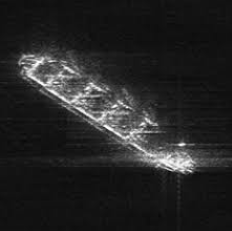
#> input picture assests/image-processing-sota/Screenshot 2025-05-29 101009.png, 232 x 231 px, found by its file name
$ python singular.py
#> lines starting #> are read from the running program, lines starting #| are printed output that depends on the picture; after the words box and inside, x2 and y2 are one past the last pixel; in counts of white or black regions, pixels touching at a corner belong together
import cv2
import numpy as np

# Load the image in grayscale
img = cv2.imread("cython/assests/Screenshot 2025-05-29 101009.png", cv2.IMREAD_GRAYSCALE)
#> img is the input picture: shape (231, 232); min 6, max 255, mean 36.8

# Threshold the image
_, thresh = cv2.threshold(img, 200, 255, cv2.THRESH_BINARY)
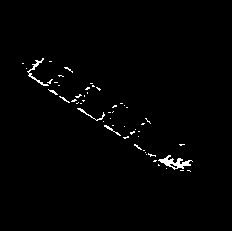
#> thresh: shape (231, 232); 1.3% white in thin lines or dots, all inside (x1, y1, x2, y2) = (22, 58, 193, 172)

# Find contours
contours, _ = cv2.findContours(thresh, cv2.RETR_EXTERNAL, cv2.CHAIN_APPROX_SIMPLE)
#> contours = 53 contours, 50 with area under 20; largest, box (x1, y1, x2, y2) and area: (158, 155, 193, 170) 165, (27, 58, 49, 86) 58, (77, 108, 105, 121) 24

# Convert to BGR for color drawing
output = cv2.cvtColor(img, cv2.COLOR_GRAY2BGR)

# Store bounding boxes of valid contours
boxes = []

for cnt in contours:
    x, y, w, h = cv2.boundingRect(cnt)
    if w * h < 20:
        continue
    boxes.append((x, y, x + w, y + h))
#> this loop made 53 passes
#> (x, y, w, h) on passes 3, 6, 7, 8, 9, 11, 12, 13, 14, 16, 17, 18: (166, 168, 1, 1), (158, 155, 35, 15), (146, 154, 1, 1), (148, 153, 8, 4), (145, 152, 1, 1), (179, 144, 6, 2), (134, 144, 8, 6), (138, 136, 1, 1), (123, 136, 6, 3), (130, 131, 5, 4), (135, 129, 1, 1), (124, 126, 1, 1)
#> (cnt, x, y, w, h) on passes 1, 2, 4, 5, 10, 15: ([[187, 170], [189, 170], [190, 171], [189, 170]], 187, 170, 4, 2), ([[180, 170], [183, 170]], 180, 170, 4, 1), ([[158, 164], [158, 165], [159, 165]], 158, 164, 2, 2), ([[154, 160], [153, 161], [155, 161], [156, 160]], 153, 160, 4, 2), ([[143, 150], [144, 150]], 143, 150, 2, 1), ([[138, 131], [139, 131]], 138, 131, 2, 1)
#> after the loop, boxes = 14 items, first 6: (158, 155, 193, 170), (148, 153, 156, 157), (134, 144, 142, 150), (130, 131, 135, 135), (104, 125, 121, 136), (145, 118, 151, 124)

# Create a single bounding box around all valid boxes
if boxes:
    x_coords = [x1 for x1, y1, x2, y2 in boxes] + [x2 for x1, y1, x2, y2 in boxes]
#> x_coords = 28 values, max 193 at index 14, min 27 at index 13, mean 100
    y_coords = [y1 for x1, y1, x2, y2 in boxes] + [y2 for x1, y1, x2, y2 in boxes]
#> y_coords = 28 values, max 170 at index 14, min 58 at index 13, mean 111.7
    min_x, max_x = min(x_coords), max(x_coords)
#> min_x = 27; max_x = 193
    min_y, max_y = min(y_coords), max(y_coords)
#> min_y = 58; max_y = 170

    # Draw the group bounding box in blue
    cv2.rectangle(output, (min_x, min_y), (max_x, max_y), (255, 0, 0), 2)
    cv2.putText(output, "cargoboat", (min_x, min_y - 10), cv2.FONT_HERSHEY_SIMPLEX, 0.6, (255, 0, 0), 2)
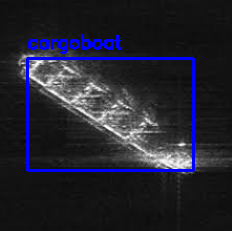
#> output: shape (231, 232, 3); mean B, G, R 46.3, 35.1, 35.1

# Show result
cv2.imshow("Group Box Only", cv2.resize(output, (512, 512)))
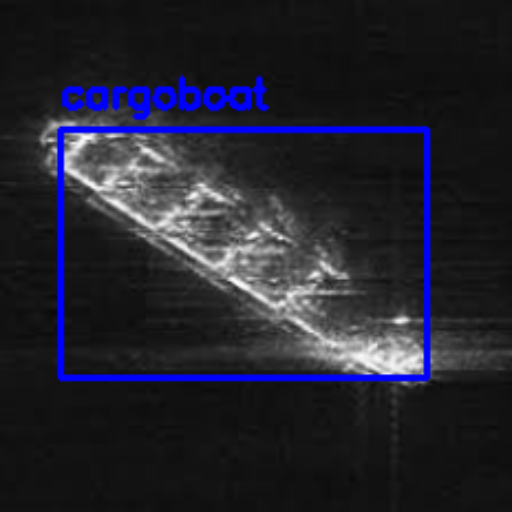
#> window 'Group Box Only': shape (512, 512, 3); mean B, G, R 46.2, 35, 35
cv2.waitKey(0)
cv2.destroyAllWindows()
